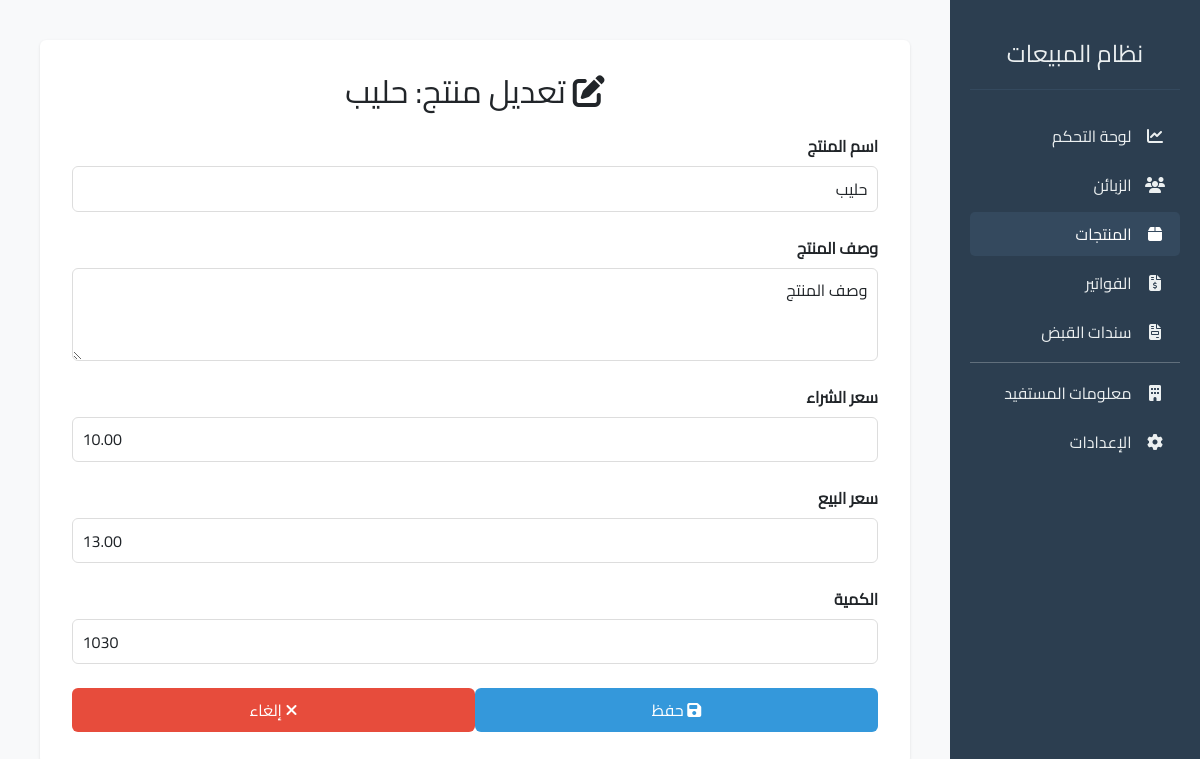
The app's page /products/1/edit/, older data.
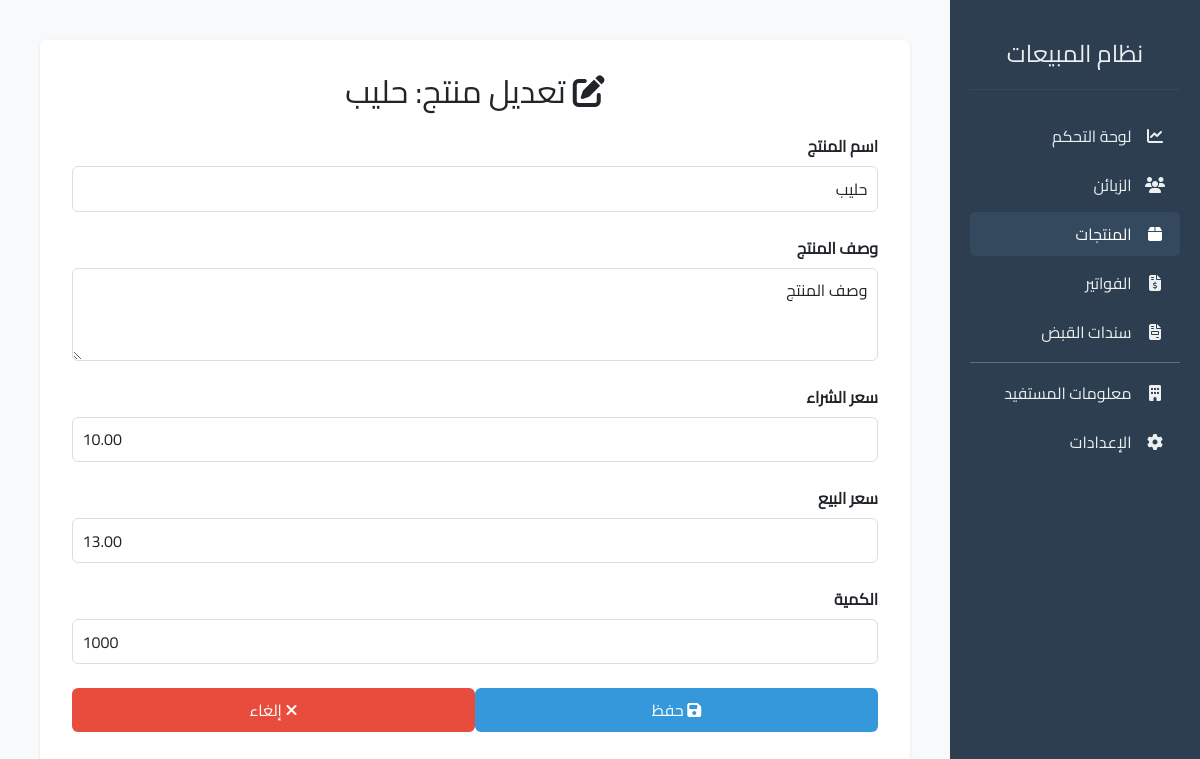
The same page, newer data.
### sales_app/models.py (models this page shows, shortened)
class Product(models.Model):
    name = models.CharField(max_length=100, verbose_name="اسم المنتج")
    description = models.TextField(blank=True, null=True, verbose_name="وصف المنتج")
    purchase_price = models.DecimalField(max_digits=10, decimal_places=2, default=0, verbose_name="سعر الشراء")
    selling_price = models.DecimalField(max_digits=10, decimal_places=2, default=0, verbose_name="سعر البيع")
    quantity = models.IntegerField(default=0, verbose_name="الكمية")
    created_at = models.DateTimeField(auto_now_add=True, verbose_name="تاريخ الإضافة")
    updated_at = models.DateTimeField(auto_now=True, verbose_name="تاريخ التحديث")
    class Meta:
        verbose_name = "المنتج"
        verbose_name_plural = "المنتجات"
        ordering = ['name']

### sales_app/views.py (the view)
# urls.py: path('products/<int:pk>/edit/', views.edit_product, name='edit_product'),
def edit_product(request, pk):
    product = get_object_or_404(Product, pk=pk)
    if request.method == 'POST':
        form = ProductForm(request.POST, instance=product)
        if form.is_valid():
            form.save()
            messages.success(request, 'تم تعديل المنتج بنجاح')
            return redirect('sales_app:product_list')
    else:
        form = ProductForm(instance=product)
    return render(request, 'sales_app/product_form.html', {'form': form})

### sales_app/forms.py (shortened to what this page needs)
class ProductForm(forms.ModelForm):
    class Meta:
        model = Product
        fields = ['name', 'description', 'purchase_price', 'selling_price', 'quantity']
        widgets = {
            'name': forms.TextInput(attrs={'class': 'form-control'}),
            'description': forms.Textarea(attrs={'class': 'form-control', 'rows': 3}),
            'purchase_price': forms.NumberInput(attrs={'class': 'form-control'}),
            'selling_price': forms.NumberInput(attrs={'class': 'form-control'}),
            'quantity': forms.NumberInput(attrs={'class': 'form-control'}),
        }

### sales_app/templates/sales_app/product_form.html (shortened to what this page needs)
{% extends 'sales_app/base.html' %}
{% block content %}
<div class="container">
    <div class="card-body">
        <h2 class="text-center mb-4">
            {% if form.instance.pk %}
                <i class="fas fa-edit"></i> تعديل منتج: {{ form.instance.name }}
            {% else %}
                <i class="fas fa-plus-circle"></i> إضافة منتج جديد
            {% endif %}
        </h2>
        <form method="post" class="needs-validation" novalidate>
            {% for field in form %}
            <div class="mb-4">
                <label for="{{ field.id_for_label }}" class="form-label">{{ field.label }}</label>
                {{ field }}
            </div>
            {% endfor %}
            <div class="d-flex justify-content-between">
                <button type="submit" class="btn btn-primary">
                    <i class="fas fa-save"></i> حفظ
                </button>
                <a href="{% url 'sales_app:product_list' %}" class="btn btn-secondary">
                    <i class="fas fa-times"></i> إلغاء
                </a>
            </div>
        </form>
    </div>
</div>
{% endblock %}

Row changes from the older to the newer data that the page shows:
changed Product "حليب": quantity "1030" → "1000"
